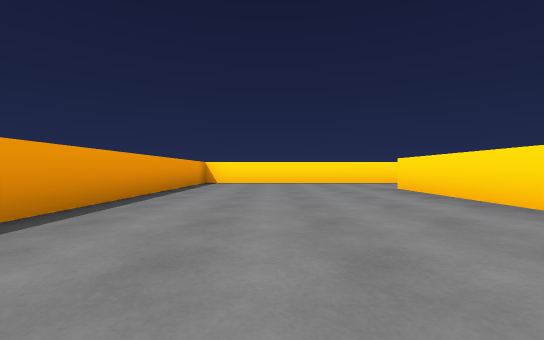
[1] (above)

18 first-person views from a walk through a 3-D level made in the Unity game engine. The camera is 0.37 m above the floor, looks level and sees 90° across. The floor is counted in squares, 1 m on a side. Each view is taken from the middle of a square. On the plan, view 1 faces up. The plan holds only what a view shows up to about 9 squares ahead; the rest is blank.

[2]
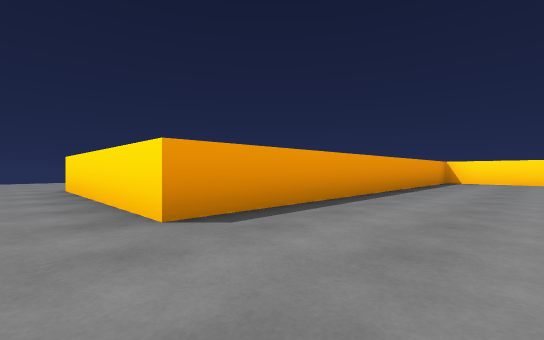

[3]
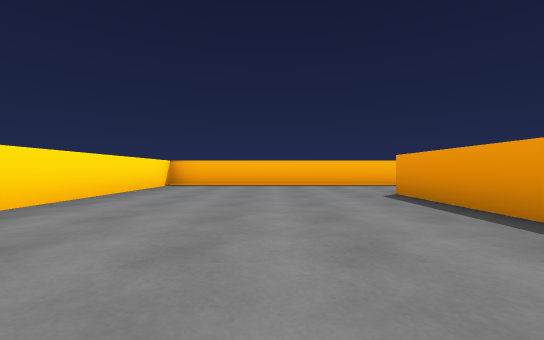

[4]
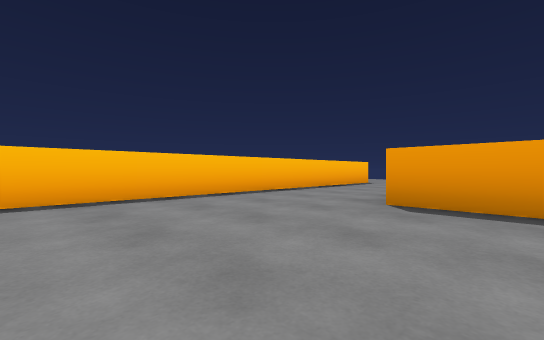

[5]
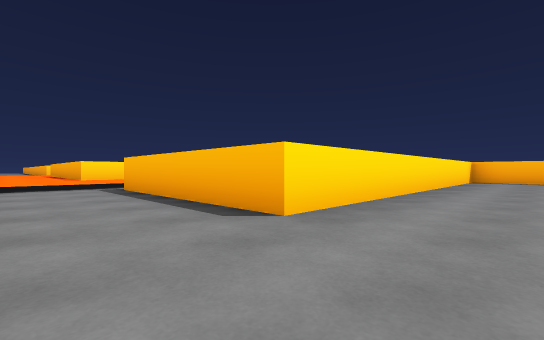

[6]
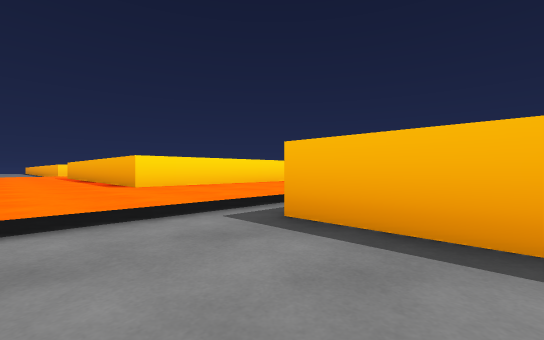

[7]
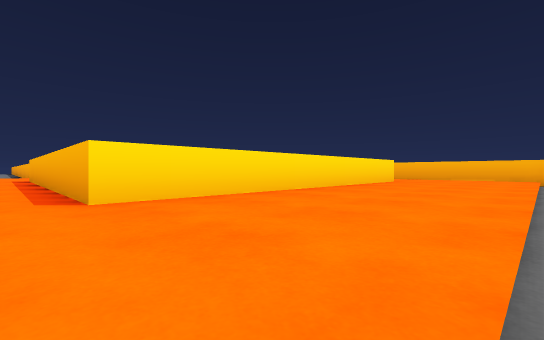

[8]
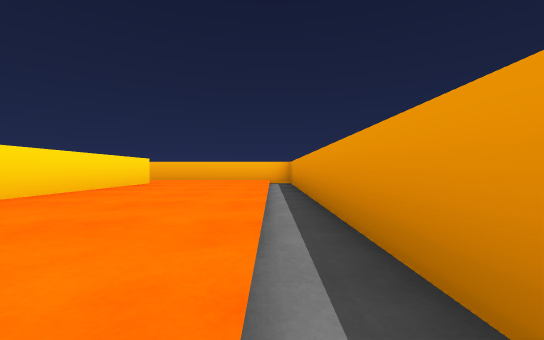

[9]
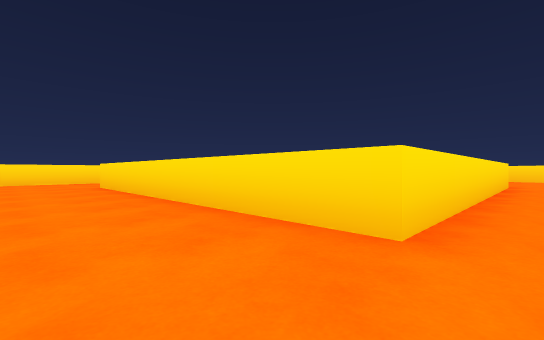

[10]
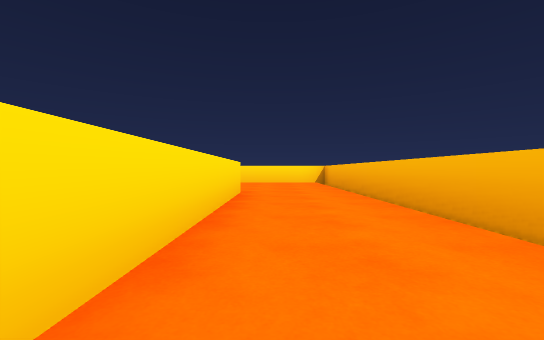

[11]
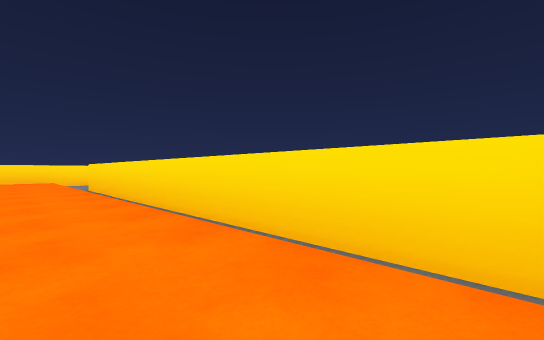

[12]
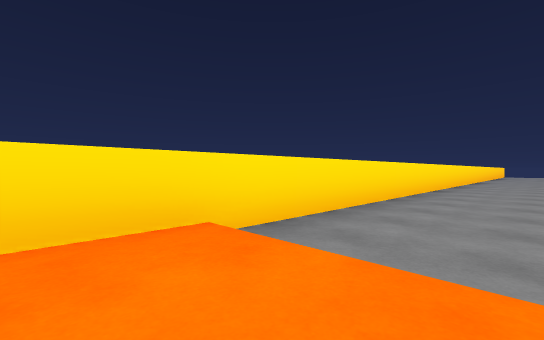

[13]
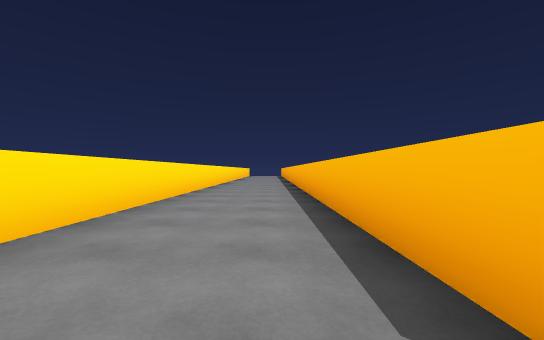

[14]
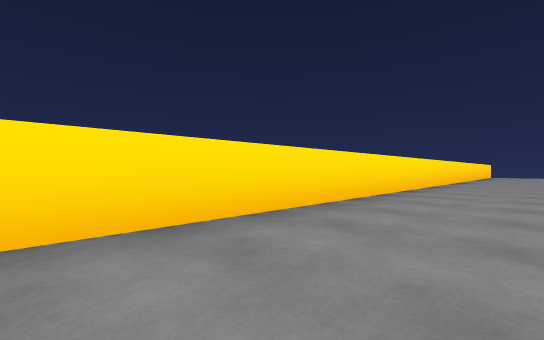

[15]
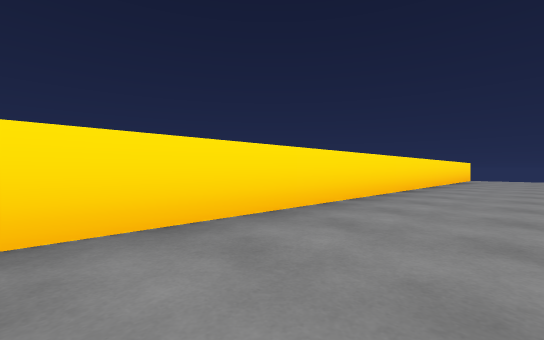

[16]
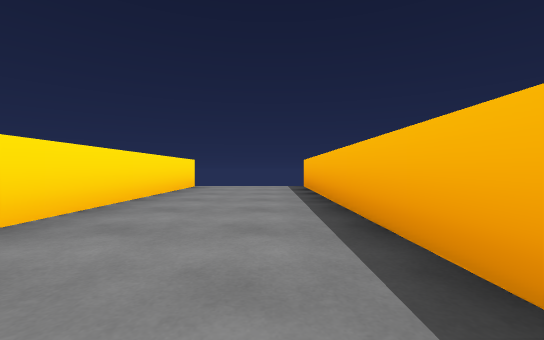

[17]
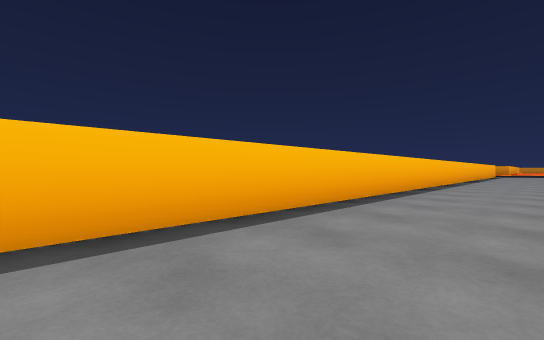

[18]
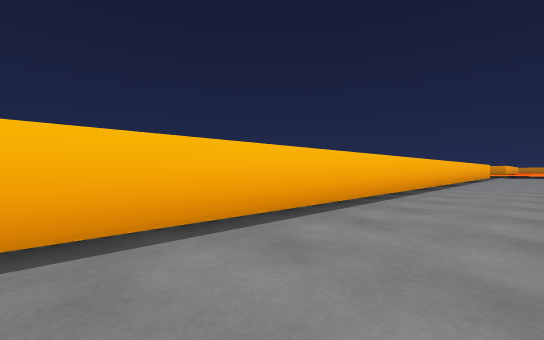

### Floor plan
Key: @ floor where view 1 was taken; # wall or solid block; . main floor; : floor 0.1 m higher than the main floor; / step, stairs or slope; ^ raised ledge.
Columns run from 9 left of view 1 to 40 right of it. Each row starts with its distance up from view 1.
  8        #######   ###       #######################
  7        #......../:::::::::::/.....................
  6        #......../:::::::::::/.....................
  5        #....####/::^^^^^^  :/#####################
  4        #....#  #/::^       :/#
  3        #....#  #/::^       :/#
  2        #....#  #/::^       :/#
  1        #....#  #/::^       :/#
  0 ...#####.@..#  #/::^^^^^^:::/#
 -1 ............#  #/:::::::::::/#
 -2    .........#  #/::: :::::::/#
 -3    ##########  #####  ########

Positions as (right, up) in squares from view 1, and headings:
1: (0, 0), facing up
2: (0, -1), facing up-left
3: (0, 4), facing down
4: (1, 1), facing down-left
5: (1, 7), facing down-right
6: (5, 7), facing down-right
7: (7, 6), facing down-right
8: (7, 5), facing down
9: (8, -1), facing up-right
10: (11, -1), facing right
11: (18, -2), facing up-right
12: (18, 6), facing up-right
13: (19, 6), facing right
14: (24, 6), facing up-right
15: (29, 6), facing up-right
16: (34, 6), facing right
17: (37, 7), facing down-left
18: (35, 7), facing down-left
